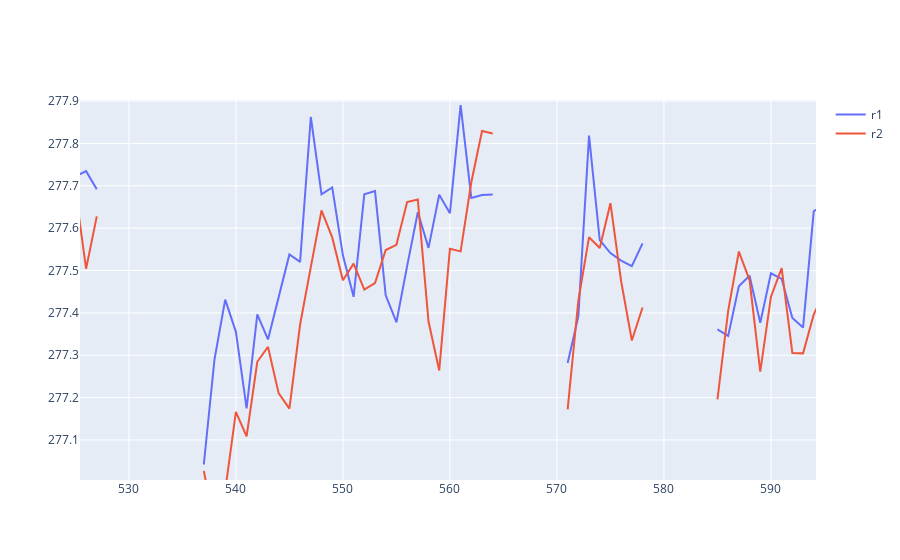

Notebook source saved alongside this figure:
### Code cell
# only 138 years with nonzero AOD
years = np.arange(1, 1000, 1)
volcanic_boolean_array = np.ones(np.shape(ds_volc.AOD.values.flatten()), dtype=bool)
volcanic_boolean_array[np.nonzero(ds_volc.AOD.values.flatten())] = 0

remaining_temp_r1 = mean_temp_r1
remaining_temp_r1[volcanic_boolean_array == False] = None
remaining_temp_r2 = mean_temp_r2
remaining_temp_r2[volcanic_boolean_array == False] = None

#df = pd.DataFrame({'remaining_temp_r1': remaining_temp_r1, 'remaining_temp_r2': remaining_temp_r2, 'years': years})
fig = go.Figure()
fig.add_trace(go.Scatter(x=years, y=remaining_temp_r1, name='r1'))
fig.add_trace(go.Scatter(x=years, y=remaining_temp_r2, name='r2'))
fig.show()

### Figure 1 — Plotly figure (JSON) as saved in the notebook; plotly's stock layout.template omitted (floating-point values rounded to 4 significant figures; data arrays with more than 128 entries replaced by an {"elided": "..."} marker saying what was removed)
{"data": [{"name": "r1", "type": "scatter", "x": {"elided": "999 int values"}, "y": {"elided": "999 float values"}}, {"name": "r2", "type": "scatter", "x": {"elided": "999 int values"}, "y": {"elided": "999 float values"}}], "layout": {"autosize": true, "dragmode": "pan", "xaxis": {"autorange": false, "range": [525.4, 594.2], "showspikes": false, "type": "linear"}, "yaxis": {"autorange": false, "range": [277.0, 277.9], "showspikes": false, "type": "linear"}}}
